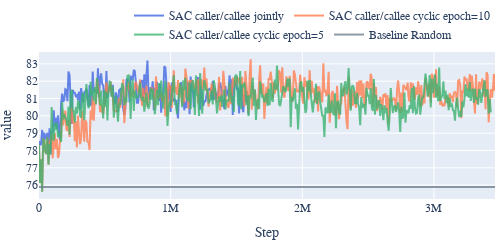
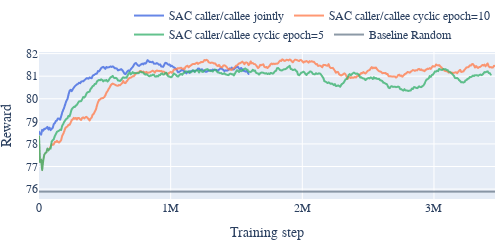

The notebook cell saved with these charts, in order:
### Code cell
df_SAC = pd.read_csv('./milestone_SAC.csv')
df_SAC['Baseline Random'] = 75.887
ys_SAC = ['SAC caller/callee jointly',  'SAC caller/callee cyclic epoch=10',  'SAC caller/callee cyclic epoch=5', 'Baseline Random']
prepare_graphs(df_SAC, 'sac', ys_SAC)

### Figure 1 — Plotly figure (JSON) as saved in the notebook; plotly's stock layout.template omitted (floating-point values rounded to 4 significant figures; data arrays with more than 128 entries replaced by an {"elided": "..."} marker saying what was removed)
{"data": [{"hovertemplate": "variable=SAC caller/callee jointly<br>Step=%{x}<br>value=%{y}<extra></extra>", "legendgroup": "SAC caller/callee jointly", "line": {"color": "royalblue", "dash": "solid"}, "marker": {"symbol": "circle"}, "mode": "lines", "name": "SAC caller/callee jointly", "opacity": 0.8, "orientation": "v", "showlegend": true, "type": "scatter", "x": {"elided": "434 int values"}, "xaxis": "x", "y": {"elided": "434 float values"}, "yaxis": "y"}, {"hovertemplate": "variable=SAC caller/callee cyclic epoch=10<br>Step=%{x}<br>value=%{y}<extra></extra>", "legendgroup": "SAC caller/callee cyclic epoch=10", "line": {"color": "coral", "dash": "solid"}, "marker": {"symbol": "circle"}, "mode": "lines", "name": "SAC caller/callee cyclic epoch=10", "opacity": 0.8, "orientation": "v", "showlegend": true, "type": "scatter", "x": {"elided": "434 int values"}, "xaxis": "x", "y": {"elided": "434 float values"}, "yaxis": "y"}, {"hovertemplate": "variable=SAC caller/callee cyclic epoch=5<br>Step=%{x}<br>value=%{y}<extra></extra>", "legendgroup": "SAC caller/callee cyclic epoch=5", "line": {"color": "mediumseagreen", "dash": "solid"}, "marker": {"symbol": "circle"}, "mode": "lines", "name": "SAC caller/callee cyclic epoch=5", "opacity": 0.8, "orientation": "v", "showlegend": true, "type": "scatter", "x": {"elided": "434 int values"}, "xaxis": "x", "y": {"elided": "434 float values"}, "yaxis": "y"}, {"hovertemplate": "variable=Baseline Random<br>Step=%{x}<br>value=%{y}<extra></extra>", "legendgroup": "Baseline Random", "line": {"color": "slategray", "dash": "solid"}, "marker": {"symbol": "circle"}, "mode": "lines", "name": "Baseline Random", "opacity": 0.8, "orientation": "v", "showlegend": true, "type": "scatter", "x": {"elided": "434 int values"}, "xaxis": "x", "y": {"elided": "434 float values"}, "yaxis": "y"}], "layout": {"font": {"family": "Serif", "size": 12}, "height": 200, "legend": {"orientation": "h", "title": {"text": ""}, "tracegroupgap": 0, "x": 1, "xanchor": "right", "y": 1.02, "yanchor": "bottom"}, "margin": {"b": 1, "l": 5, "r": 5, "t": 1}, "showlegend": true, "title": {"text": ""}, "width": 500, "xaxis": {"anchor": "y", "domain": [0, 1], "title": {"text": "Step"}}, "yaxis": {"anchor": "x", "domain": [0, 1], "nticks": 10, "title": {"text": "value"}}}}

### Figure 2 — Plotly figure (JSON) as saved in the notebook; plotly's stock layout.template omitted (floating-point values rounded to 4 significant figures; data arrays with more than 128 entries replaced by an {"elided": "..."} marker saying what was removed)
{"data": [{"hovertemplate": "<b>Exponentially Weighted mean trendline</b><br><br>variable=SAC caller/callee jointly<br>Step=%{x}<br>value=%{y} <b>(trend)</b><extra></extra>", "legendgroup": "SAC caller/callee jointly", "marker": {"color": "royalblue", "symbol": "circle"}, "mode": "lines", "name": "SAC caller/callee jointly", "opacity": 0.8, "showlegend": true, "type": "scattergl", "x": {"elided": "200 int values"}, "xaxis": "x", "y": {"elided": "200 float values"}, "yaxis": "y"}, {"hovertemplate": "<b>Exponentially Weighted mean trendline</b><br><br>variable=SAC caller/callee cyclic epoch=10<br>Step=%{x}<br>value=%{y} <b>(trend)</b><extra></extra>", "legendgroup": "SAC caller/callee cyclic epoch=10", "marker": {"color": "coral", "symbol": "circle"}, "mode": "lines", "name": "SAC caller/callee cyclic epoch=10", "opacity": 0.8, "showlegend": true, "type": "scattergl", "x": {"elided": "434 int values"}, "xaxis": "x", "y": {"elided": "434 float values"}, "yaxis": "y"}, {"hovertemplate": "<b>Exponentially Weighted mean trendline</b><br><br>variable=SAC caller/callee cyclic epoch=5<br>Step=%{x}<br>value=%{y} <b>(trend)</b><extra></extra>", "legendgroup": "SAC caller/callee cyclic epoch=5", "marker": {"color": "mediumseagreen", "symbol": "circle"}, "mode": "lines", "name": "SAC caller/callee cyclic epoch=5", "opacity": 0.8, "showlegend": true, "type": "scattergl", "x": {"elided": "430 int values"}, "xaxis": "x", "y": {"elided": "430 float values"}, "yaxis": "y"}, {"hovertemplate": "<b>Exponentially Weighted mean trendline</b><br><br>variable=Baseline Random<br>Step=%{x}<br>value=%{y} <b>(trend)</b><extra></extra>", "legendgroup": "Baseline Random", "marker": {"color": "slategray", "symbol": "circle"}, "mode": "lines", "name": "Baseline Random", "opacity": 0.8, "showlegend": true, "type": "scattergl", "x": {"elided": "434 int values"}, "xaxis": "x", "y": {"elided": "434 float values"}, "yaxis": "y"}], "layout": {"font": {"family": "Serif", "size": 12}, "height": 200, "legend": {"orientation": "h", "title": {"text": ""}, "tracegroupgap": 0, "x": 1, "xanchor": "right", "y": 1.02, "yanchor": "bottom"}, "margin": {"b": 1, "l": 5, "r": 5, "t": 1}, "showlegend": true, "title": {"text": ""}, "width": 500, "xaxis": {"anchor": "y", "domain": [0, 1], "title": {"text": "Training step"}}, "yaxis": {"anchor": "x", "domain": [0, 1], "nticks": 10, "title": {"text": "Reward"}}}}
